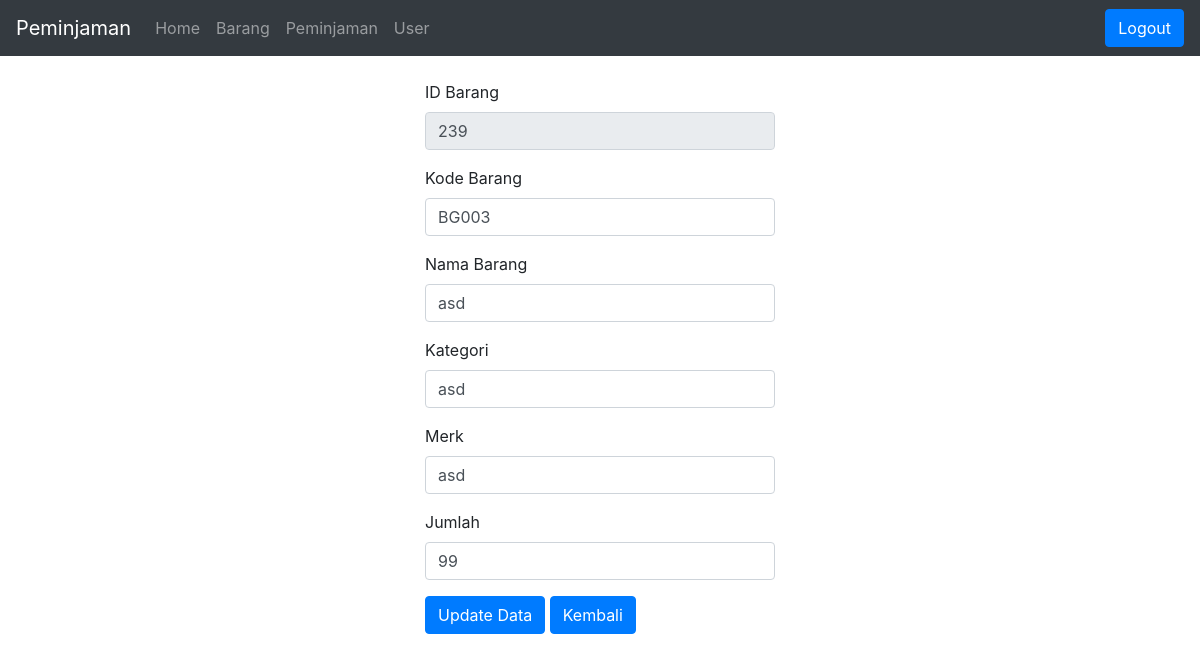
Screenshot of /edit.php?id=239 (signed in) with the database file from the repository.
### tables this page shows
CREATE TABLE `barang` (
  `id_barang` int(11) NOT NULL,
  `kode_barang` varchar(11) NOT NULL,
  `nama_barang` varchar(70) NOT NULL,
  `merk` varchar(25) NOT NULL,
  `jenis` varchar(25) NOT NULL,
  `jumlah` int(10) NOT NULL
);

### database.php (called while the page is built, shortened)
<?php
$host = "localhost";
$user = "root";
$pass = "";
$dbname = "sas";
$koneksi = mysqli_connect($host, $user, $pass, $dbname) or die("Gagal terhubung dengan database " . mysqli_error($koneksi));
function editdatabarang($tablename, $id)
{
    global $koneksi;
    $query = "SELECT * from $tablename where id_barang = $id";
    $hasil = $koneksi->query($query);
    if ($hasil->num_rows > 0) {
        return $hasil->fetch_assoc();
    } else {
        return null;
    }
}
?>

### edit.php (the view, shortened to what this page needs)
<?php
require_once('database.php');
if (isset($_GET['id'])) {
    $id = $_GET['id'];
    $barang = editdatabarang('barang', $id);
    if ($barang) {
        ?>
        <!doctype html>
        <html lang="en">
        <head>
            <link rel="stylesheet" href="https://cdn.jsdelivr.net/npm/bootstrap@4.6.2/dist/css/bootstrap.min.css"
>
        </head>
        <body>
            <?php
            if ($_SESSION['status'] != "login") {
                header("location:login.php?msg=belum_login");
            } else {
                require('navbar.php');
            }
            ?>
            <div class="container">
                <div class="row">
                    <div class="col-md-4"></div>
                    <div class="col-md-4">
                        <form action="update_barang.php" method="post">
                            <div class="form-group">
                                <label for="id_barang">ID Barang</label>
                                <input class="form-control" id="id_barang" name="id_barang"
                                    value="<?php echo $barang['id_barang']; ?>" readonly>
                            </div>
                            <div class="form-group">
                                <label for="kode">Kode Barang</label>
                                <input class="form-control" id="kode" name="kode_brg"
                                    value="<?php echo $barang['kode_barang']; ?>">
                            </div>
                            <div class="form-group">
                                <label for="nama">Nama Barang</label>
                                <input class="form-control" id="nama" name="nama_brg"
                                    value="<?php echo $barang['nama_barang']; ?>">
                            </div>
                            <div class="form-group">
                                <label for="kategori">Kategori</label>
                                <input class="form-control" id="kategori" name="kategori"
                                    value="<?php echo $barang['jenis']; ?>">
                            </div>
                            <div class="form-group">
                                <label for="merk">Merk</label>
                                <input class="form-control" id="merk" name="merk" value="<?php echo $barang['merk']; ?>">
                            </div>
                            <div class="form-group">
                                <label for="jumlah">Jumlah</label>
                                <input type="number" class="form-control" id="jumlah" name="jumlah"
                                    value="<?php echo $barang['jumlah']; ?>">
                            </div>
                            <button type="button" class="btn btn-primary" data-toggle="modal" data-target="#exampleModal">
                                Update Data
                            </button>
                            <a type="button" class="btn btn-primary" href="barang.php" name="kembali"
                                value="kembali">Kembali</a>
                        </form>
                    </div>
                </div>
            </div>
        </body>
        </html>
        <?php
    } else {
        echo "Barang tidak ditemukan.";
    }
} else {
    echo "ID Barang tidak diberikan.";
}
?>

### rows the page displays
barang: id_barang "239", kode_brg "BG003", nama_brg "asd", kategori "asd", merk "asd", jumlah "99"
